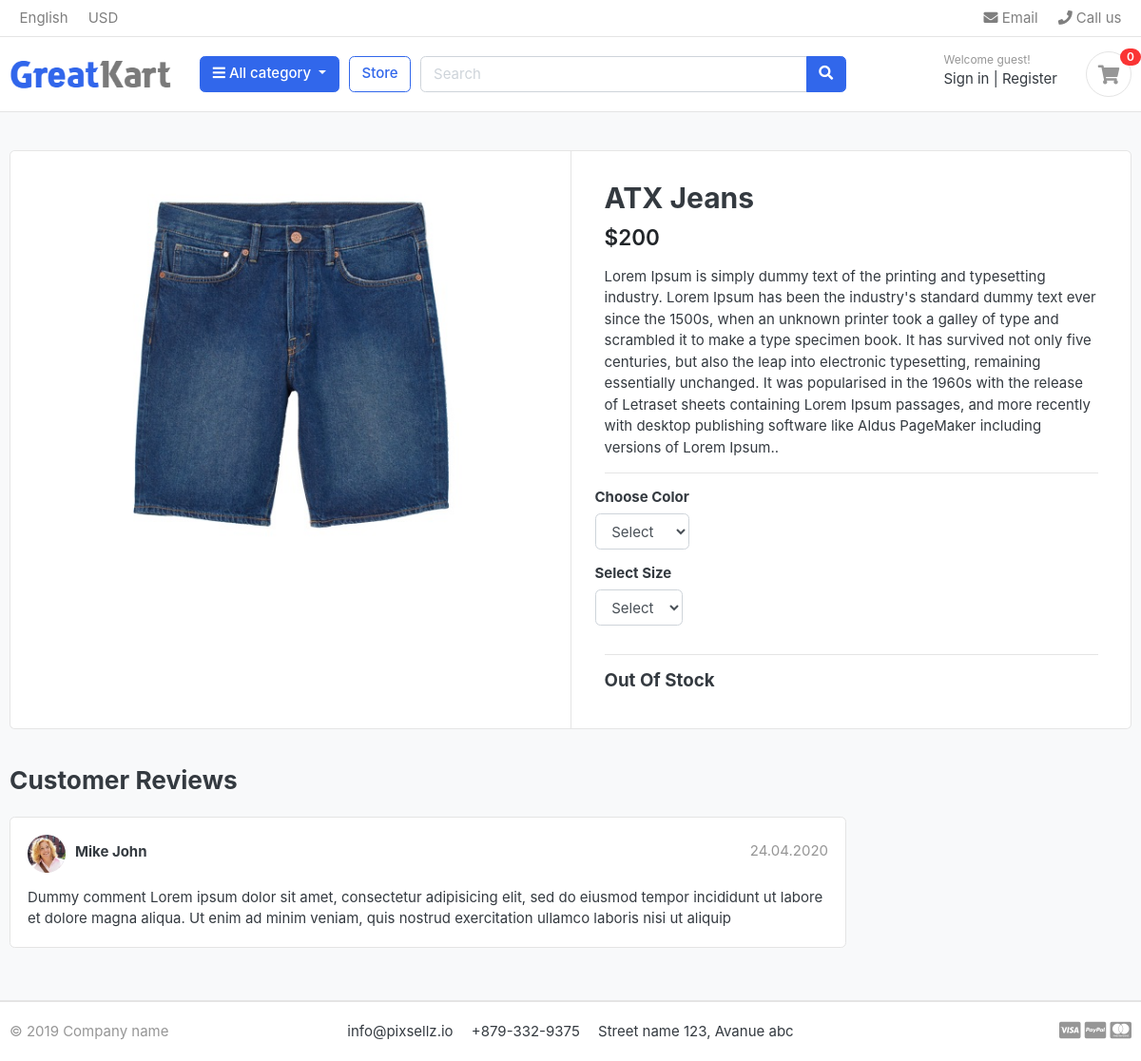
Before: /store/category/jeans/atx-jeans/ with the older database file.
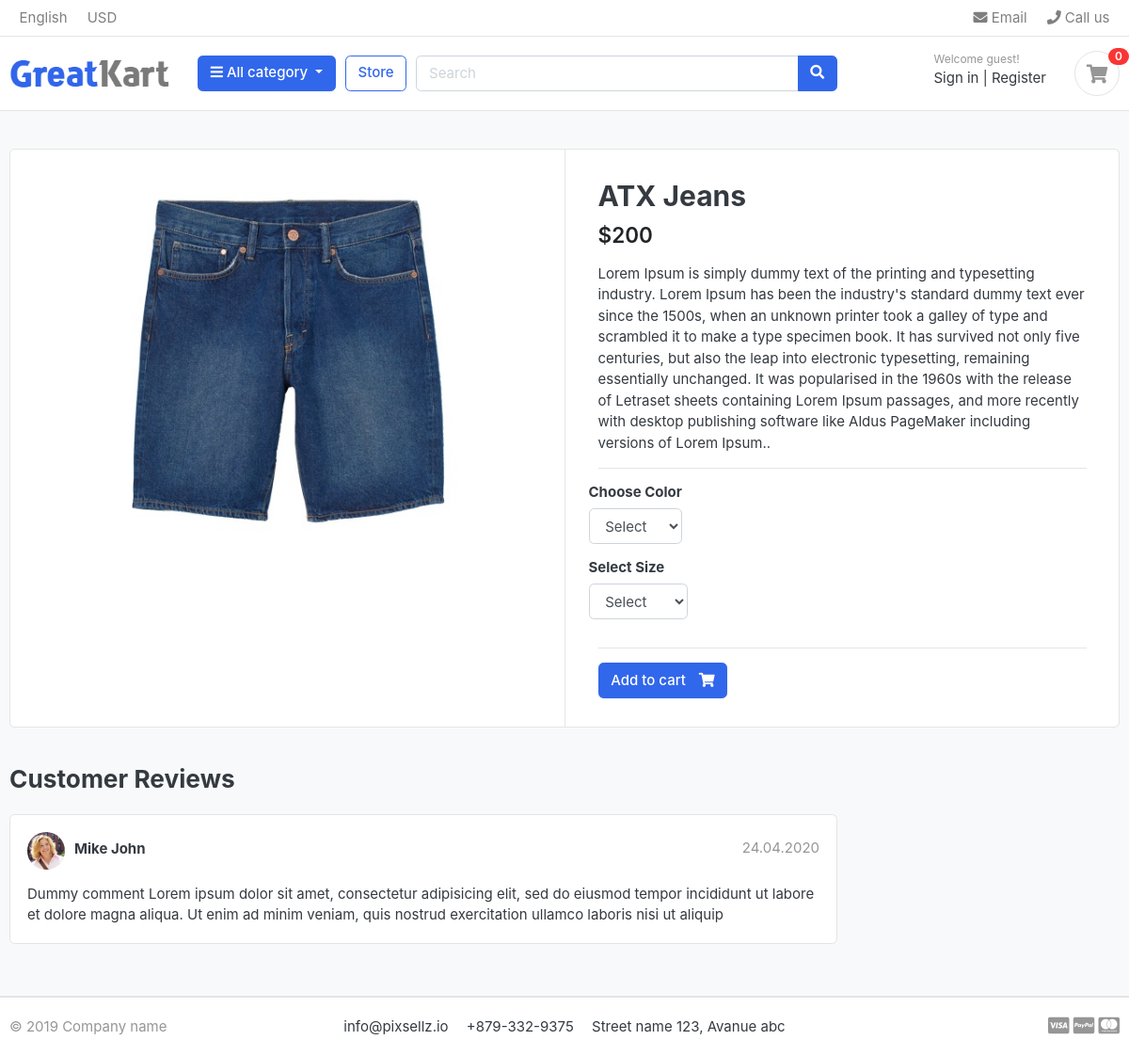
After: the same page with the newer database file.
### store/models.py (models this page shows, shortened)
class Product(models.Model):
    name = models.CharField( max_length=50 , unique=True)
    slug = models.SlugField(max_length=50 , unique=True)
    description = models.TextField( max_length=2000 , blank=True)
    image = models.ImageField( upload_to='product_img')
    price = models.IntegerField()
    stock = models.IntegerField()
    is_available = models.BooleanField(default=True)
    category = models.ForeignKey("category.Category", verbose_name=("category product"), on_delete=models.CASCADE)
    created_at = models.DateTimeField(auto_now_add=True)
    modified_date = models.DateField( auto_now=True)

### store/views.py (the view)
# urls.py: path('category/<slug:category_slug>/<slug:product_slug>/',views.product_detail ,name='product_detail'),
def product_detail(request,category_slug,product_slug):
    try :
        single_product = Product.objects.get(category__slug=category_slug,slug=product_slug)
        in_cart = CartItem.objects.filter(cart__cart_id=_cart_id(request),product=single_product).exists()
    except Exception as e:
        raise e
    context = {
        'single_product':single_product,
        'in_cart':in_cart,
    }
    return render(request,'store/product_detail.html',context)

### carts/context_processors.py (called while the page is built)
def counter(request):
    cart_count = 0
    if 'admin' in request.path:
        return{}
    else :
        try :
            cart = Cart.objects.filter(cart_id=_cart_id(request))
            cart_items = CartItem.objects.all().filter(cart=cart[:1])
            for cart_item in cart_items:
                cart_count+=cart_item.quantity
        except Cart.DoesNotExist:
            cart_count=0
    return dict(cart_count=cart_count)

### carts/views.py (called while the page is built)
def _cart_id(request):
    cart = request.session.session_key
    if not cart:
        cart = request.session.create()
    return cart

### category/context_processor.py (called while the page is built)
def menu_links(request):
    links = Category.objects.all()
    return dict(links=links)

### category/models.py (called while the page is built)
    def get_url(self):
        return reverse('store:product_by_category',args=[self.slug])

    def __str__(self):
        return str(self.name)

### store/models.py (called while the page is built)
    def colors(self):
        return super(VariationManager,self).filter(variation_category='color',is_active=True)

    def sizes(self):
        return super(VariationManager,self).filter(variation_category='size',is_active=True)

### store/templates/store/product_detail.html (shortened to what this page needs)
{% extends 'base.html' %}
{% load static %}
{% block body %}
<section class="section-content padding-y bg">
    <div class="container">
        <div class="card">
            <div class="row no-gutters">
                <aside class="col-md-6">
                    <article class="gallery-wrap">
                        <div class="img-big-wrap">
                            <a href="#"><img src="{{single_product.image.url}}"></a>
                        </div>
                    </article>
                </aside>
                <main class="col-md-6 border-left">
                    <form action="{% url 'carts:add_cart' single_product.id %}" muted="POST">
                        <article class="content-body">
                            <h2 class="title">{{single_product.name}}</h2>
                            <div class="mb-3">
                                <var class="price h4">${{single_product.price}}</var>
                            </div>
                            <p>{{single_product.description}}.</p>
                            <hr>
                            <div class="row">
                                <div class="item-option-select">
                                    <h6>Choose Color</h6>
                                    <select class="form-control" name="color" required>
                                        <option value="" disabled selected>Select</option>
                                    </select>
                                </div>
                            </div>
                            <div class="row">
                                <div class="item-option-select">
                                    <h6>Select Size</h6>
                                    <select class="form-control" name="size" required>
                                        <option value="" disabled selected>Select</option>
                                    </select>
                                </div>
                            </div>
                            <hr>
                            {% if single_product.stock <= 0 %}
                            <h5>Out Of Stock</h5>
                            {% else %}
                            {% if in_cart %}
                            <a href="" class="btn  btn-success"> <span class="text">Added to cart</span><i
                                    class="fas fa-check"></i>
                            </a>
                            <a href="{% url 'carts:cart'%}" class="btn  btn-outline-primary"> <span class="text">View
                                    Cart</span><i class="fas fa-eye"></i> </a>
                            {% else %}
                            <button value="submit" class="btn  btn-primary"> <span class="text">Add to cart</span>
                                <i class="fas fa-shopping-cart"></i> </button>
                            {% endif %}
                            {% endif %}
                        </article>
                    </form>
                </main>
            </div>
        </div>
        <br>
        <div class="row">
            <div class="col-md-9">
                <header class="section-heading">
                    <h3>Customer Reviews </h3>
                </header>
                <article class="box mb-3">
                    <div class="icontext w-100">
                        <img src="./images/avatars/avatar1.jpg" class="img-xs icon rounded-circle">
                        <div class="text">
                            <span class="date text-muted float-md-right">24.04.2020 </span>
                            <h6 class="mb-1">Mike John </h6>
                        </div>
                    </div>
                    <div class="mt-3">
                        <p>
                            Dummy comment Lorem ipsum dolor sit amet, consectetur adipisicing elit, sed do eiusmod
                            tempor incididunt ut labore et dolore magna aliqua. Ut enim ad minim veniam,
                            quis nostrud exercitation ullamco laboris nisi ut aliquip
                        </p>
                    </div>
                </article>
            </div>
        </div>
    </div>
</section>
{% endblock body %}

### templates/base.html (shortened to what this page needs)
{% load static %}
<!DOCTYPE HTML>
<html lang="en">
<head>
    <link href="{% static 'css/bootstrap.css'%}" rel="stylesheet" type="text/css" />
    <link href="{% static 'fonts/fontawesome/css/all.min.css'%}" type="text/css" rel="stylesheet">
    <link href="{% static 'css/ui.css'%}" rel="stylesheet" type="text/css" />
    <link href="{% static 'css/responsive.css'%}" rel="stylesheet" media="only screen and (max-width: 1200px)" />
</head>
<body>
    <header class="section-header">
        <nav class="navbar p-md-0 navbar-expand-sm navbar-light border-bottom">
            <div class="container">
                <div class="collapse navbar-collapse" id="navbarTop4">
                    <ul class="navbar-nav mr-auto">
                        <li class="nav-item dropdown">
                            <a href="#" class="nav-link"> English </a>
                        </li>
                        <li class="nav-item dropdown">
                            <a href="#" class="nav-link"> USD </a>
                        </li>
                    </ul>
                    <ul class="navbar-nav">
                        <li><a href="#" class="nav-link"> <i class="fa fa-envelope"></i> Email </a></li>
                        <li><a href="#" class="nav-link"> <i class="fa fa-phone"></i> Call us </a></li>
                    </ul>
                </div>
            </div>
        </nav>
        <section class="header-main border-bottom">
            <div class="container">
                <div class="row align-items-center">
                    <div class="col-lg-2 col-md-3 col-6">
                        <a href="/" class="brand-wrap">
                            <img class="logo" src="{% static './images/logo.png'%}">
                        </a>
                    </div>
                    <div class="col-lg col-sm col-md col-6 flex-grow-0">
                        <div class="category-wrap dropdown d-inline-block float-right">
                            <button type="button" class="btn btn-primary dropdown-toggle" data-toggle="dropdown">
                                <i class="fa fa-bars"></i> All category
                            </button>
                        </div>
                    </div>
                    <a href="{%url 'store:store'%}" method="GET" class="btn btn-outline-primary">Store</a>
                    <div class="col-lg  col-md-6 col-sm-12 col">
                        <form action="{% url 'store:search' %}" class="search">
                            <div class="input-group w-100">
                                <input type="text" class="form-control" style="width:60%;" placeholder="Search" name="q">
                                <div class="input-group-append">
                                    <button class="btn btn-primary" type="submit">
                                        <i class="fa fa-search"></i>
                                    </button>
                                </div>
                            </div>
                        </form>
                    </div>
                    <div class="col-lg-3 col-sm-6 col-8 order-2 order-lg-3">
                        <div class="d-flex justify-content-end mb-3 mb-lg-0">
                            <div class="widget-header">
                                <small class="title text-muted">Welcome guest!</small>
                                <div>
                                    <a href="./signin.html">Sign in</a> <span class="dark-transp"> | </span>
                                    <a href="./register.html"> Register</a>
                                </div>
                            </div>
                            <a href="{% url 'carts:cart'%}" class="widget-header pl-3 ml-3">
                                <div class="icon icon-sm rounded-circle border"><i class="fa fa-shopping-cart"></i>
                                </div>
                                <span class="badge badge-pill badge-danger notify">{{cart_count}}</span>
                            </a>
                        </div>
                    </div>
                </div>
            </div>
        </section>
    </header>
        {% block body %}
        {% endblock body %}
    <footer class="section-footer border-top">
        <div class="container">
            <section class="footer-bottom border-top row">
                <div class="col-md-2">
                    <p class="text-muted"> &copy 2019 Company name </p>
                </div>
                <div class="col-md-8 text-md-center">
                    <span class="px-2">info@pixsellz.io</span>
                    <span class="px-2">+879-332-9375</span>
                    <span class="px-2">Street name 123, Avanue abc</span>
                </div>
                <div class="col-md-2 text-md-right text-muted">
                    <i class="fab fa-lg fa-cc-visa"></i>
                    <i class="fab fa-lg fa-cc-paypal"></i>
                    <i class="fab fa-lg fa-cc-mastercard"></i>
                </div>
            </section>
        </div>
    </footer>
</body>
</html>

### static/css/ui.css (style rules this page uses)
html { font-family: "Inter", sans-serif; font-size: 15px; }
.content-body { flex: 1 1 auto; padding: 2rem 2.3rem; }
.icon-xs, .icon-sm, .icon-md, .icon-lg { display: inline-block; text-align: center; flex-shrink: 0; flex-grow: 0; }
.icon-sm { width: 48px; height: 48px; line-height: 48px !important; font-size: 20px; }
.img-xs, .img-sm, .img-md, .img-lg { -o-object-fit: cover; object-fit: cover; flex-shrink: 0; flex-grow: 0; }
.img-xs { width: 40px; height: 40px; }
.padding-y { padding-top: 40px; padding-bottom: 40px; }
var { font-style: normal; }
article:after, .form-group:after { display: block; clear: both; content: ""; }
.bg { background-color: #f8f9fa; }
.section-heading { margin-bottom: 20px; margin-top: 15px; }
p:last-child { margin-bottom: 0; }
.header-main { position: relative; padding-top: 1rem; padding-bottom: 1rem; }
.brand-wrap .logo, .navbar-brand .logo { margin-right: 7px; max-height: 42px; display: inline-block; }
.widget-header { display: inline-block; vertical-align: middle; position: relative; }
.widget-header a { color: #343a40; }
.widget-header i { color: #969696; }
.widget-header .title { display: block; }
.widget-header .notify { position: absolute; top: -3px; right: -10px; }
.footer-bottom { padding-top: 20px; padding-bottom: 20px; }
.btn .text + i { margin-left: 10px; }
.icontext { display: inline-flex; align-items: center; vertical-align: middle; }
.icontext .text { width: 100%; line-height: 1.2; }
.icontext .icon { position: relative; margin-right: 10px; flex-shrink: 0; flex-grow: 0; }
.notify { position: absolute; top: -4px; right: -10px; display: inline-block; padding: 0.25em 0.6em; font-size: 12px; line-height: 1; text-align: center; border-radius: 3rem; color: #fff; background-color: #fa3434; }
.price { font-weight: 600; color: #212529; }
.box { padding: 18px; background: #fff; border-radius: 0.37rem; border: 1px solid #e4e4e4; }
.box img { max-width: 100%; }
.gallery-wrap .img-big-wrap { margin-bottom: 10px; border-radius: 0.37rem; overflow: hidden; background-color: #fff; }
.gallery-wrap .img-big-wrap a { text-align: center; display: block; }
.gallery-wrap .img-big-wrap img { height: 450px; width: auto; display: inline-block; }
.item-option-select { margin-bottom: 1rem; display: inline-block; margin-right: 15px; }

Changed rows visible on the page:
changed Product "ATX Jeans": stock 0 → 10 (drawn)
Other visible differences:
text no longer shown: "Out Of Stock"
text now shown: "Add to cart"
